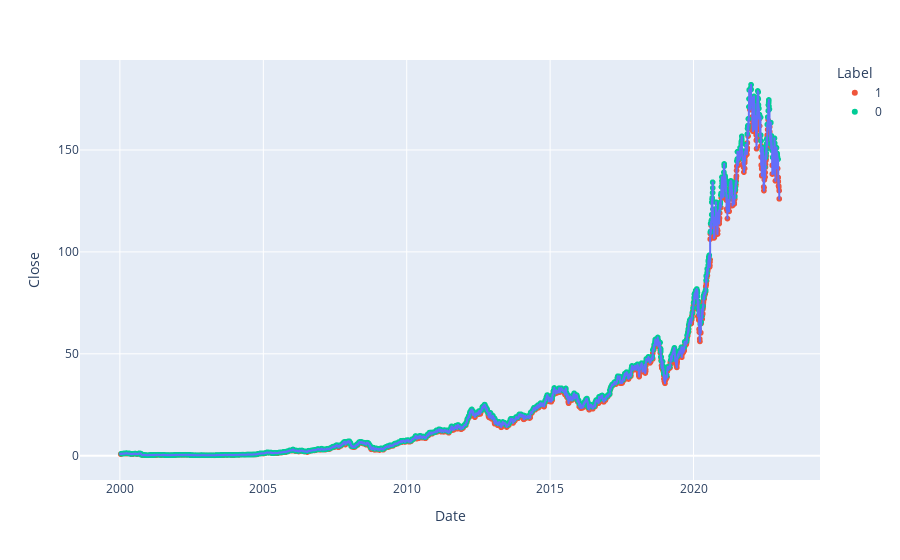

Here is the notebook cell this chart was saved with:
### Code cell
fig = px.scatter(labeled_df, x='Date', y='Close', color='Label')
# add a line plot to the scatter plot of the Close price
fig.add_trace(px.line(labeled_df, x='Date', y='Close').data[0])

### Figure 1 — Plotly figure (JSON) as saved in the notebook; plotly's stock layout.template omitted (floating-point values rounded to 4 significant figures; data arrays with more than 128 entries replaced by an {"elided": "..."} marker saying what was removed)
{"data": [{"hovertemplate": "Label=1<br>Date=%{x}<br>Close=%{y}<extra></extra>", "legendgroup": "1", "marker": {"color": "#EF553B", "symbol": "circle"}, "mode": "markers", "name": "1", "showlegend": true, "type": "scattergl", "x": {"elided": "1720 str values"}, "xaxis": "x", "y": {"elided": "1720 float values"}, "yaxis": "y"}, {"hovertemplate": "Label=0<br>Date=%{x}<br>Close=%{y}<extra></extra>", "legendgroup": "0", "marker": {"color": "#00cc96", "symbol": "circle"}, "mode": "markers", "name": "0", "showlegend": true, "type": "scattergl", "x": {"elided": "1575 str values"}, "xaxis": "x", "y": {"elided": "1575 float values"}, "yaxis": "y"}, {"hovertemplate": "Date=%{x}<br>Close=%{y}<extra></extra>", "legendgroup": "", "line": {"color": "#636efa", "dash": "solid"}, "marker": {"symbol": "circle"}, "mode": "lines", "name": "", "showlegend": false, "type": "scattergl", "x": {"elided": "5787 str values"}, "xaxis": "x", "y": {"elided": "5787 float values"}, "yaxis": "y"}], "layout": {"legend": {"title": {"text": "Label"}, "tracegroupgap": 0}, "margin": {"t": 60}, "xaxis": {"anchor": "y", "domain": [0, 1], "title": {"text": "Date"}}, "yaxis": {"anchor": "x", "domain": [0, 1], "title": {"text": "Close"}}}}
